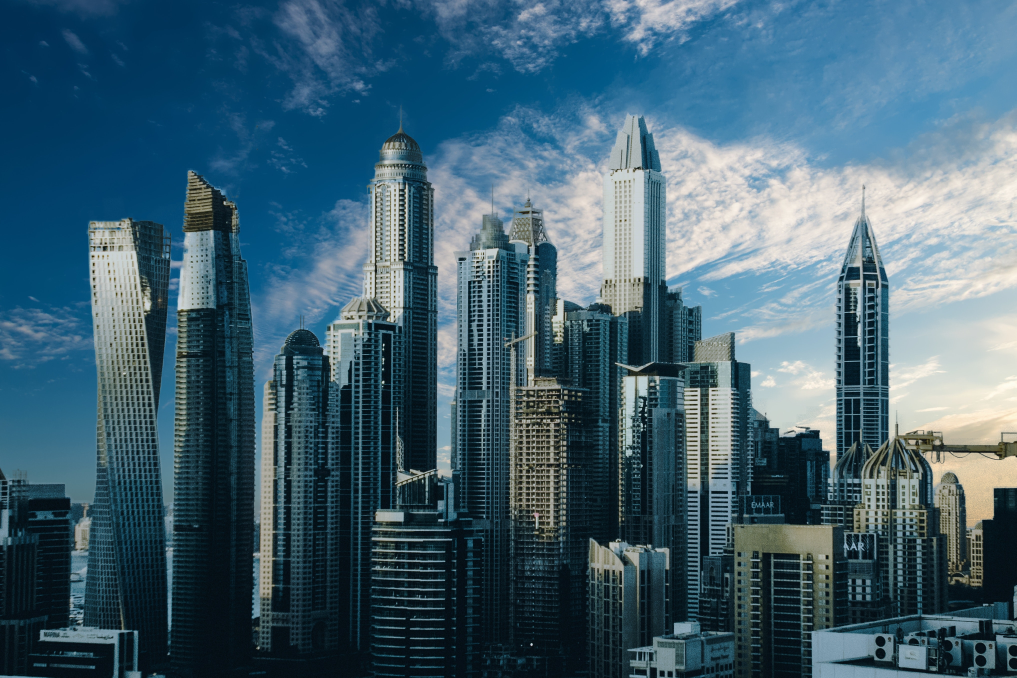
#> input picture session_8/buildings.jpg, 4066 x 2711 px (shown at 1/4 size)
$ jupyter execute --allow-errors edge_detection.ipynb
#> lines starting #> are read from the running program, lines starting #| are printed output that depends on the picture
[cell 1]
import numpy as np
from matplotlib import pyplot as plt
import cv2

[cell 2]
img = cv2.imread('buildings.jpg', 1)
#> img is the input picture: shape (2711, 4066, 3); mean B, G, R 113, 97.3, 66.3

[cell 3]
img.shape
#> Out = (2711, 4066, 3)

[cell 4]
left = cv2.filter2D(img, -1, np.array([[1, 0, -1], [2, 0, -2], [1, 0, -1]]))
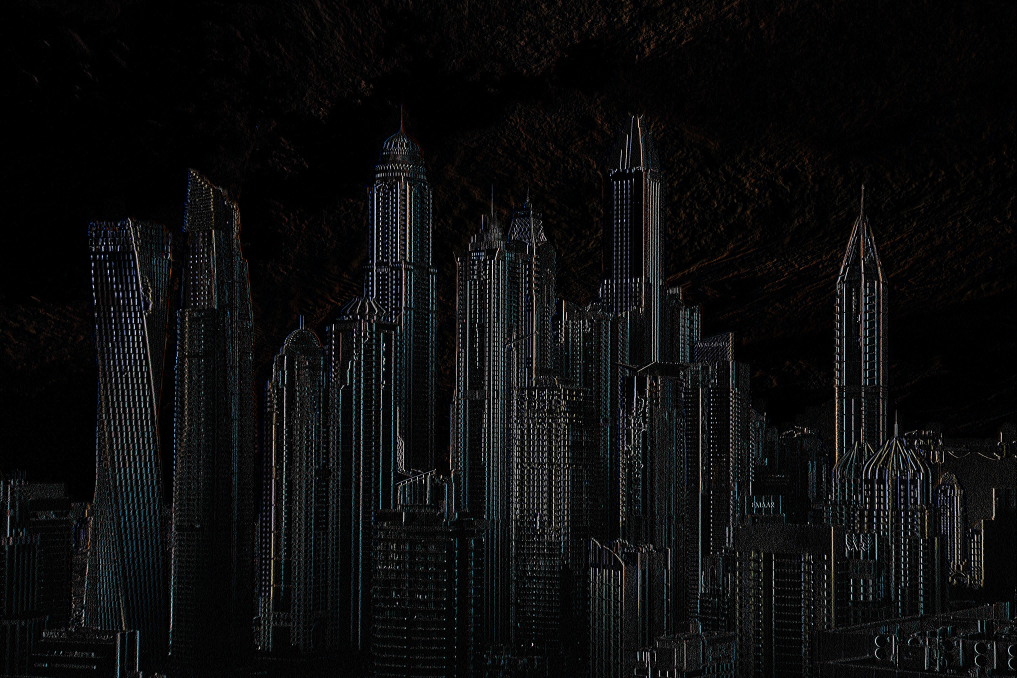
#> left: shape (2711, 4066, 3) (shown at 1/4 size); mean B, G, R 13.2, 12.8, 12.3
right = cv2.filter2D(img, -1, np.array([[-1, 0, 1], [-1, 0, 1], [-1, 0, 1]]))
top = cv2.filter2D(img, -1, np.array([[1, 1, 1], [0, 0, 0], [-1, -1, -1]]))
bottom = cv2.filter2D(img, -1, np.array([[-1, -1, -1], [0, 0, 0], [1, 1, 1]]))
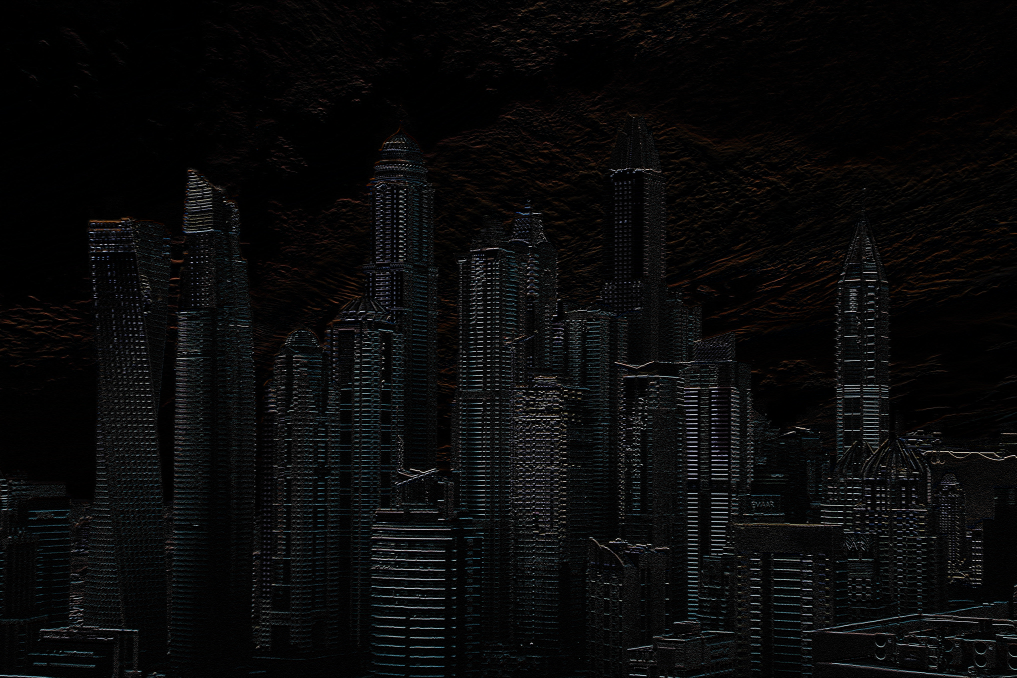
#> bottom: shape (2711, 4066, 3) (shown at 1/4 size); mean B, G, R 9.8, 9.6, 9.4
A = np.hstack([np.vstack([top, bottom]), np.vstack([left, right])])
A.shape
#> Out = (5422, 8132, 3)

[cell 5]
img = cv2.imread('sails.png')
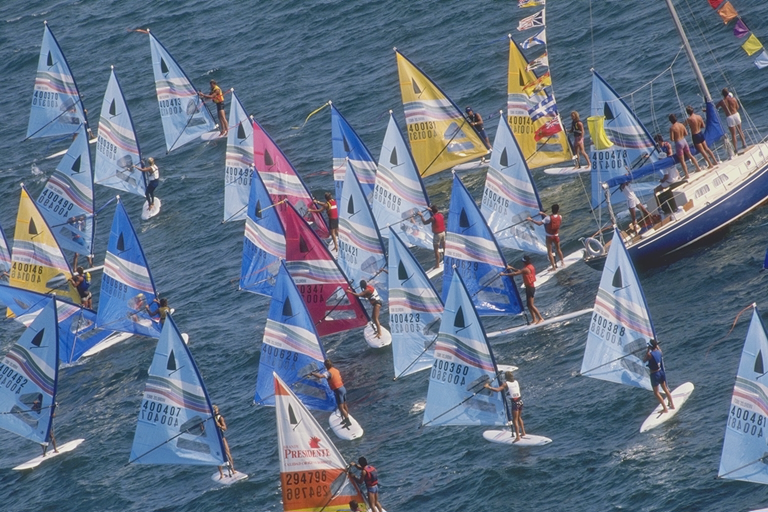
#> input picture session_8/sails.png, 768 x 512 px
#> img is the input picture: shape (512, 768, 3); mean B, G, R 133.6, 113.1, 98.3
img.shape
left = cv2.filter2D(img, -1, np.array([[3, 0, -3], [10, 0, -10], [3, 0, -3]]))
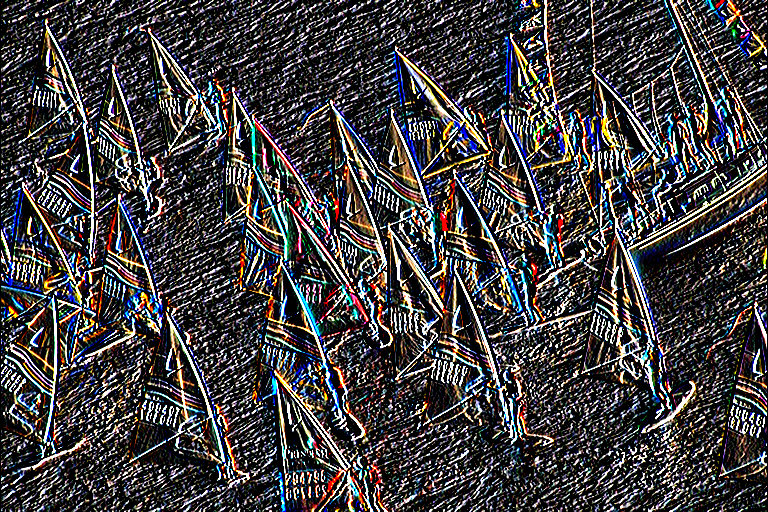
#> left: shape (512, 768, 3); mean B, G, R 64.2, 63.4, 65.9
right = cv2.filter2D(img, -1, np.array([[-1, 0, 1], [-2, 0, 2], [-1, 0, 1]]))
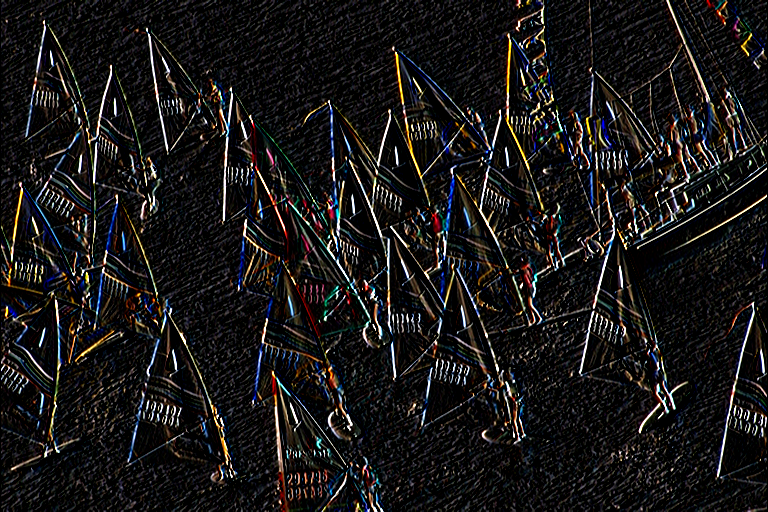
#> right: shape (512, 768, 3); mean B, G, R 23.7, 23.9, 25.4
top = cv2.filter2D(img, -1, np.array([[3, 10, 3], [0, 0, 0], [-3, -10, -3]]))
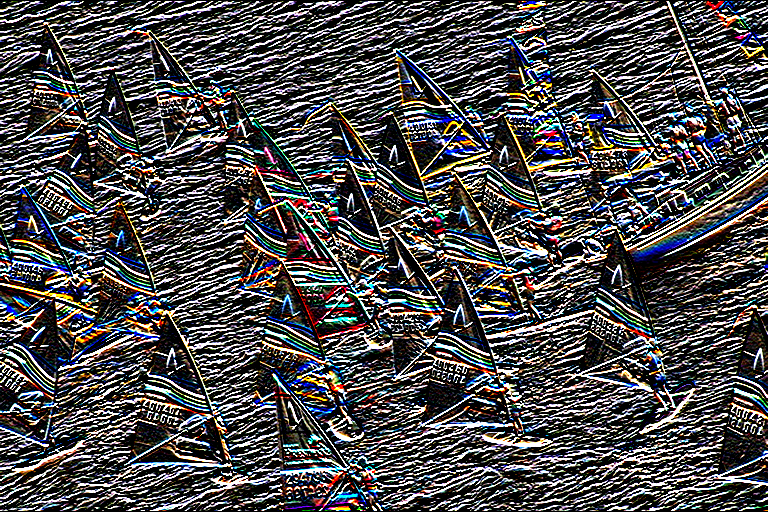
#> top: shape (512, 768, 3); mean B, G, R 76.7, 75.6, 77.1
bottom = cv2.filter2D(img, -1, np.array([[-1, -2, -1], [0, 0, 0], [1, 2, 1]]))
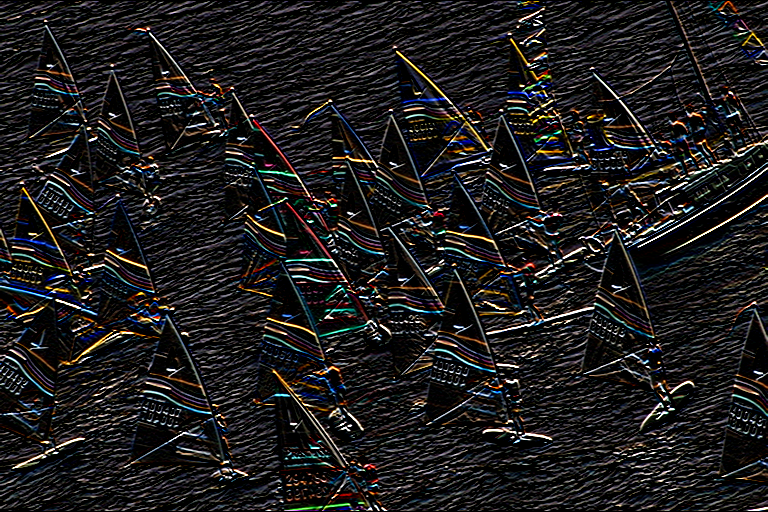
#> bottom: shape (512, 768, 3); mean B, G, R 29.4, 29, 30.4
plt.imshow(left)
plt.show()
plt.imshow(right)
plt.show()
plt.imshow(top)
plt.show()
plt.imshow(bottom)
plt.show()

[cell 6]
img2 = cv2.filter2D(img, -1, np.array([[-1, 0, 1], [-1, 0, 1], [-1, 0, 1]]))
plt.figure(figsize=(16, 10.8))
plt.imshow(img2)

[cell 7]
img2 = cv2.filter2D(img, -1, np.array([[1, 1, 1], [0, 0, 0], [-1, -1, -1]]))
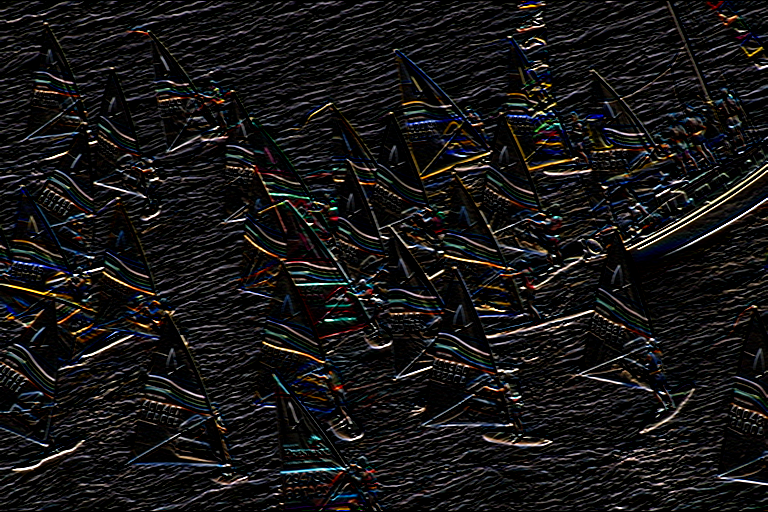
#> img2: shape (512, 768, 3); mean B, G, R 21.8, 21.6, 22.7
plt.figure(figsize=(16, 10.8))
plt.imshow(img2)

#> (a cell that did not finish here is left out)

[cell 9]
top.shape
#> Out = (512, 768, 3)

[cell 10]
A = np.ones((612, 868, 3))

[cell 11]
A[50:-50, 50:-50, :] = top/255
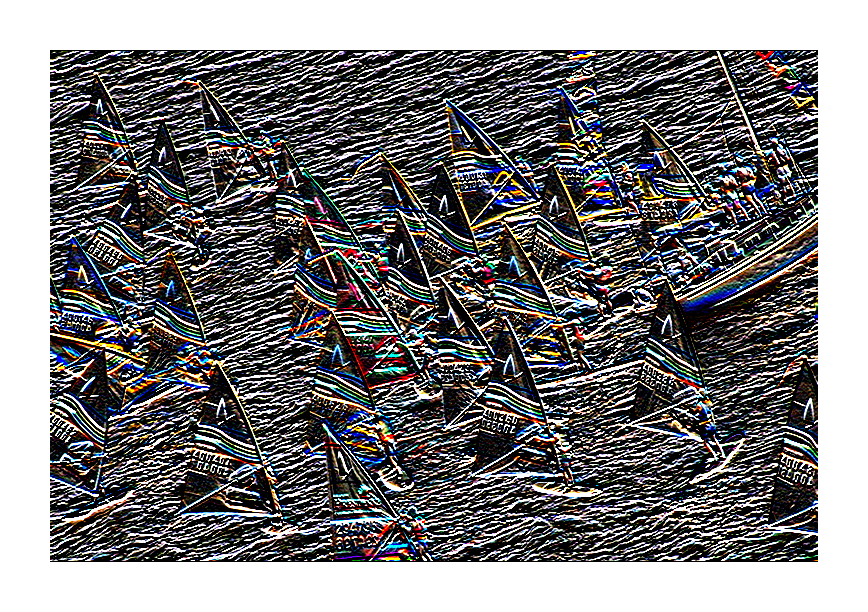
#> A: shape (612, 868, 3) float64; mean B, G, R 0.482, 0.479, 0.484
